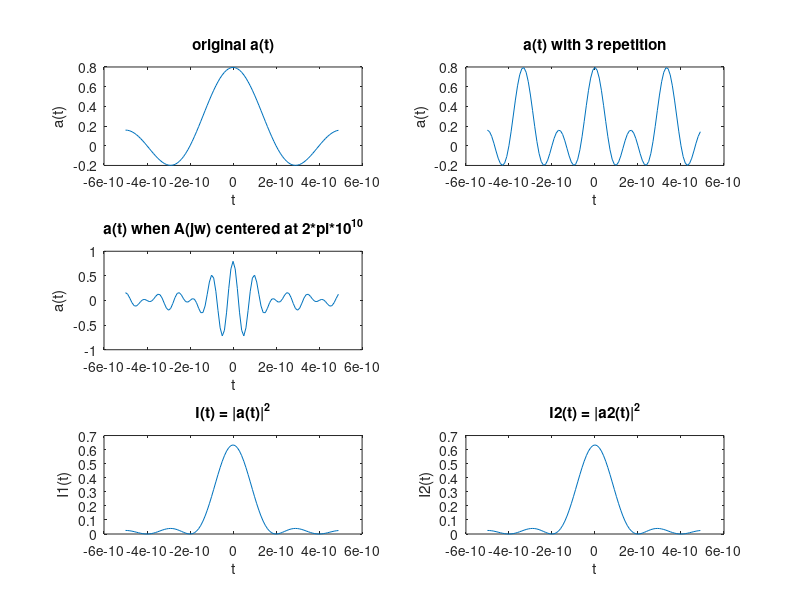

MATLAB code to generate this figure:
clc;    clear;

Fs = 1;        % sampling of frequency signal
delta_w = 2 * pi * 10^9;    % spacing of each impulse
wc = 2 * pi * 10^10;
freq = (-50 : 1/Fs : 50 - 1/Fs) .* delta_w;   % define range of freq comb
dt = Fs / length(freq);     % sampling of time signal
t = (-Fs/2 : dt : Fs/2 - dt).* 2 .* pi ./ (delta_w); % define range of time signal

% define A(jw)
A = (freq == (-2)*delta_w | freq == (-1)*delta_w | freq == 0 | freq == delta_w | freq == 2*delta_w);

% expanding A(jw) in frequency domain to compress a(t) in time domain
% define Ar(jw) as three times wider by A(jw) 
Ar = (freq == (-6)*delta_w | freq == (-3)*delta_w | freq == 0 | freq == 3*delta_w | freq == 6*delta_w);

% A(jw) centered at wc = 2 * pi * 10^10
% using circshift to shift the original A(jw) to center at wc
A2 = circshift(A, wc/delta_w);

% plotting
% original a(t)
a = ifftshift(ifft(ifftshift(A))) .* length(freq) ./ (2 .* pi);
subplot(3, 2, 1);
plot(t, a);
title('original a(t)');
xlabel('t');
ylabel('a(t)');

% a(t) with 3 repetition(three times narrower)
ar = ifftshift(ifft(ifftshift(Ar))) .* length(freq) ./ (2 .* pi);
subplot(3, 2, 2);
plot(t, ar);
title('a(t) with 3 repetition')
xlabel('t');
ylabel('a(t)');

% a(t) when A(jw) centered at 2 * pi * 10^10
a2 = ifftshift(ifft(ifftshift(A2))) .* length(freq) ./ (2 .* pi);
subplot(3, 2, 3);
plot(t, a2);
title('a(t) when A(jw) centered at 2*pi*10^{10}');
xlabel('t');
ylabel('a(t)');

% plotting both a(t)and a2(t)intensities
% by observing both graphs, we can determine that they are identical
I = abs(a).^2;
I2 = abs(a2).^2;
subplot(3, 2, 5);
plot(t, I);
title('I(t) = |a(t)|^2');
xlabel('t');
ylabel('I1(t)');
subplot(3, 2, 6);
plot(t, I2);
title('I2(t) = |a2(t)|^2');
xlabel('t');
ylabel('I2(t)');
